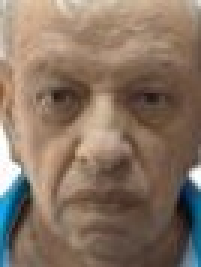
#> input picture banco_imagens/prof_alfredo.jpg, 67 x 89 px (shown 3 times larger); its folder holds only this picture in this run
$ jupyter execute --allow-errors main_eigenfaces.ipynb
#> lines starting #> are read from the running program, lines starting #| are printed output that depends on the picture
# Importação da bibliotecas

[cell 1]
import pandas as pd
import numpy as np
from PIL import Image
import glob
import matplotlib.pyplot as plt
from sklearn.utils.extmath import randomized_svd

# Definição de constantes

[cell 2]
m = 120 # altura da imagem
n = 90 # largura da imagem
DIMENSAO_IMAGEM = (m, n)

# Definição de funções

[cell 3]
def tratar_imagem(caminho: str) -> np.ndarray :
    # Carrega a imagem em uma variável
#> called with caminho = 'banco_imagens/prof_alfredo.jpg'
    imagem = Image.open(caminho)
#> imagem is the input picture: PIL image 67x89 RGB; mean R, G, B 135.7, 115.7, 99.3

    # Altera as dimensões para o padrão de PIL (largura, altura)
    dim_imagem = tuple(reversed(DIMENSAO_IMAGEM))

    # Redimensiona a imagem
    imagem = imagem.resize((dim_imagem))
#> imagem: PIL image 90x120 RGB
    # Converte a imagem para escala de cinza
    imagem = imagem.convert('L')
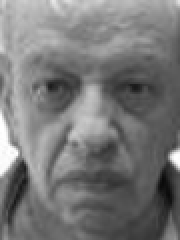
#> imagem: PIL image 90x120 L (shown 2 times larger); min 10, max 255, mean 119.8

    # Converte a imagem para um vetor
    vetor_imagem = np.array(imagem)
    # Torna o vetor unidmentsinal e o normaliza
    vetor_imagem = vetor_imagem.flatten() / 255.0
#> vetor_imagem = 10800 values, max 1 at index 5851, min 0.0392 at index 8091, mean 0.47

    return vetor_imagem


def plotar_imagem(vetor_imagem: np.ndarray) -> None :
    # Transforma o vetor unidmensional em uma matriz (m x n)
    imagem = np.reshape(vetor_imagem, (DIMENSAO_IMAGEM))

    # Configurações para a plotagem da imagem
    plot = plt.imshow(imagem, cmap='gray')
    plt.axis('off')
    plt.show()

    return None


def varrer_banco_imagens(caminho: str) -> (int, np.ndarray) :
    # Gera uma lista com os vetores das faces
    banco_imagens = []
    # Instancia um contador
    quantidade_imagens = 0

    for arquivo in glob.glob(caminho):
        banco_imagens.append(tratar_imagem(arquivo))
        quantidade_imagens += 1

    # Converte a lista para uma matriz (q x m*n), sendo 'q' a quantidade de imagens
    matriz_imagens = np.array(banco_imagens)
    # Transpoe a matriz, que passa a ser (m*n x q)
    matriz_imagens = matriz_imagens.T
#> matriz_imagens has the same summary as vetor_imagem in tratar_imagem

    return (quantidade_imagens, matriz_imagens)


def plotar_grade(matriz: np.ndarray, descricao: str, qtd_linhas: int, qtd_colunas: int, tamanho: tuple) -> None :
    # Definição de uma grade para a plotagem de imagens
    fig, axes = plt.subplots(qtd_linhas, qtd_colunas, figsize=tamanho)

    for indice, ax in enumerate(axes.flat):
        # Definição da imagem a ser plotada
        matriz_imagem = matriz[:, indice].reshape(DIMENSAO_IMAGEM)

        # Ajustes para a plotagem
        ax.imshow(matriz_imagem, cmap=plt.cm.gray)
        ax.set_title(f'{descricao} {indice + 1}')
        ax.axis('off')

    plt.show()

    return None

# Gerar matrizes A e M, e a face média

[cell 4]
# Matriz A(mn x q) na qual as colunas são as 'q' imagens do banco de imagens
(q, A) = varrer_banco_imagens('banco_imagens/*')
#> q = 1; A has the same summary as vetor_imagem in tratar_imagem

# Vetor f(mn x 1) com a média das colunas A, no caso, a face média
face_media = np.mean(A, axis=1, keepdims=True)
#> face_media has the same summary as vetor_imagem in tratar_imagem

# Matriz M(mn x q) de média corrigida
M = A - face_media
#> M = 10800 values from 0 to 0

[cell 5]
plotar_imagem(face_media)

# Visualizar as faces originais (em A) e as faces corrigidas pela média (em M)

[cell 6]
# Definição de uma grade para a plotagem de imagens
fig, axes = plt.subplots(5,12, figsize=(26,12))

#> (the rest of this cell did not finish here and is left out)

# Gerar matrizes U e C

[cell 7]
# Matriz de covariância de A, C(mn x mn)
C = np.cov(M)

Nota: U_C e U_A são matrizes de dimensão (mn x q)

#> (a cell that did not finish here is left out)

[cell 9]
# Decomposição SVD na forma reduzida por causa de 'full_matrices=False'
U_A, autovalores_A, _ = np.linalg.svd(A, full_matrices=False) # U já está ordenada em relação aos autovalores
#> U_A = 10800 values, max 0.0193 at index 5851, min 0.000757 at index 8091, mean 0.00907; autovalores_A = [51.77]

# Visualizar eigenfaces (a partir de A)

#> (a cell that did not finish here is left out)


# Visualizar eigenfaces (a partir de C)

#> (a cell that did not finish here is left out)

# Comparação entre as eigenfaces originadas de C e A

#> (a cell that did not finish here is left out)


$ run again, on banco_imagens/prof_claudio_struchiner.jpg
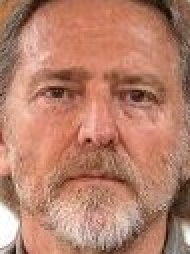
#> input picture banco_imagens/prof_claudio_struchiner.jpg, 95 x 127 px (shown 2 times larger)
#> in tratar_imagem, imagem is the input picture: PIL image 95x127 RGB; mean R, G, B 182.9, 127.9, 107.1
#> in tratar_imagem, `imagem = imagem.resize((dim_imagem))`:
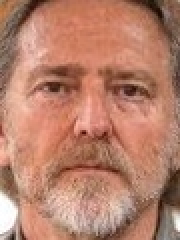
#> imagem: PIL image 90x120 RGB (shown 2 times larger); mean R, G, B 182.8, 127.9, 107.1
#> in tratar_imagem, `imagem = imagem.convert('L')`:
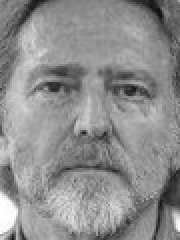
#> imagem: PIL image 90x120 L (shown 2 times larger); min 15, max 255, mean 141.9
#> vetor_imagem = 10800 values, max 1 at index 8910, min 0.0588 at index 619, mean 0.557
#> matriz_imagens has the same summary as vetor_imagem in tratar_imagem
#> q = 1; A has the same summary as vetor_imagem in tratar_imagem
#> face_media has the same summary as vetor_imagem in tratar_imagem
#> M = 10800 values from 0 to 0
#> U_A = 10800 values, max 0.0168 at index 8910, min 0.000987 at index 619, mean 0.00934; autovalores_A = [59.62]

$ run again, on banco_imagens/prof_dario.jpg
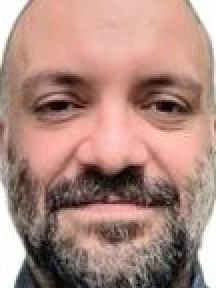
#> input picture banco_imagens/prof_dario.jpg, 108 x 144 px (shown 2 times larger)
#> in tratar_imagem, imagem is the input picture: PIL image 108x144 RGB; mean R, G, B 173.4, 137.8, 127.7
#> in tratar_imagem, `imagem = imagem.resize((dim_imagem))`:
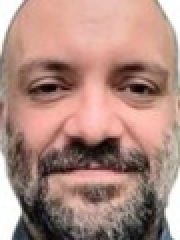
#> imagem: PIL image 90x120 RGB (shown 2 times larger); mean R, G, B 173.4, 137.8, 127.7
#> in tratar_imagem, `imagem = imagem.convert('L')`:
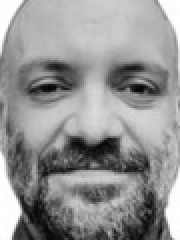
#> imagem: PIL image 90x120 L (shown 2 times larger); min 5, max 255, mean 147.3
#> vetor_imagem = 10800 values, max 1 at index 82, min 0.0196 at index 3940, mean 0.578
#> matriz_imagens has the same summary as vetor_imagem in tratar_imagem
#> q = 1; A has the same summary as vetor_imagem in tratar_imagem
#> face_media has the same summary as vetor_imagem in tratar_imagem
#> M = 10800 values from 0 to 0
#> U_A = 10800 values, max 0.0155 at index 82, min 0.000304 at index 3940, mean 0.00896; autovalores_A = [64.44]

$ run again, on banco_imagens/prof_eduardo_wagner.jpg
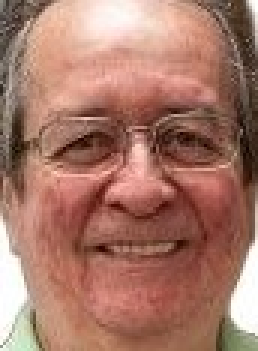
#> input picture banco_imagens/prof_eduardo_wagner.jpg, 86 x 117 px (shown 3 times larger)
#> in tratar_imagem, imagem is the input picture: PIL image 86x117 RGB; mean R, G, B 167, 119.9, 104.6
#> in tratar_imagem, `imagem = imagem.resize((dim_imagem))`:
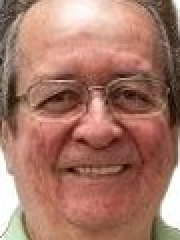
#> imagem: PIL image 90x120 RGB (shown 2 times larger); mean R, G, B 167, 119.8, 104.6
#> in tratar_imagem, `imagem = imagem.convert('L')`:
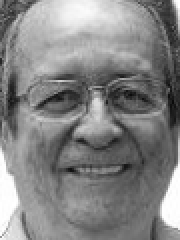
#> imagem: PIL image 90x120 L (shown 2 times larger); min 10, max 255, mean 132.2
#> vetor_imagem = 10800 values, max 1 at index 359, min 0.0392 at index 4676, mean 0.519
#> matriz_imagens has the same summary as vetor_imagem in tratar_imagem
#> q = 1; A has the same summary as vetor_imagem in tratar_imagem
#> face_media has the same summary as vetor_imagem in tratar_imagem
#> M = 10800 values from 0 to 0
#> U_A = 10800 values, max 0.0173 at index 359, min 0.000679 at index 4676, mean 0.00898; autovalores_A = [57.74]

$ run again, on banco_imagens/prof_asla.jpg
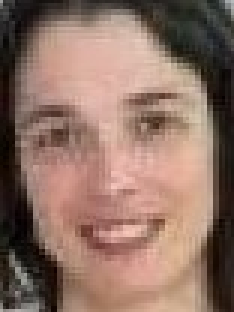
#> input picture banco_imagens/prof_asla.jpg, 78 x 104 px (shown 3 times larger)
#> in tratar_imagem, imagem is the input picture: PIL image 78x104 RGB; mean R, G, B 142.2, 113.1, 100.6
#> in tratar_imagem, `imagem = imagem.convert('L')`:
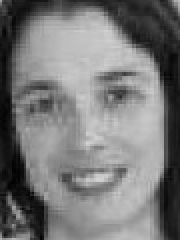
#> imagem: PIL image 90x120 L (shown 2 times larger); min 1, max 213, mean 120.4
#> vetor_imagem = 10800 values, max 0.835 at index 6433, min 0.00392 at index 7657, mean 0.472
#> matriz_imagens has the same summary as vetor_imagem in tratar_imagem
#> q = 1; A has the same summary as vetor_imagem in tratar_imagem
#> face_media has the same summary as vetor_imagem in tratar_imagem
#> M = 10800 values from 0 to 0
#> U_A = 10800 values, max 0.0152 at index 6433, min 7.14e-05 at index 7657, mean 0.0086; autovalores_A = [54.9]
#> the loop in plotar_grade, `for indice, ax in enumerate(axes.flat):` made 2 passes
#> pass 1, in plotar_grade, `matriz_imagem = matriz[:, indice].reshape(DIMENSAO_IMAGEM)`:
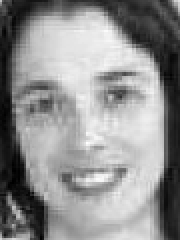
#> matriz_imagem: shape (120, 90) float64 (shown 2 times larger); min 7.14e-05, max 0.0152, mean 0.0086; drawn with min black and max white
